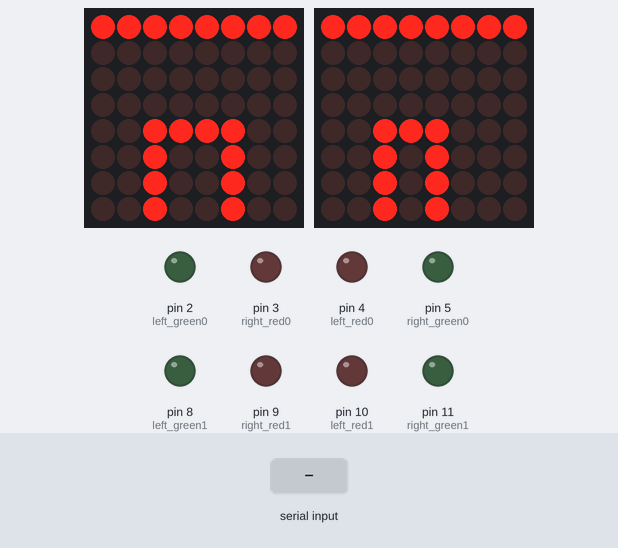
A sketch run on a simulated Arduino Uno, built with avr-gcc and run on an emulated ATmega328P. Shown: 2 × 8×8 LED matrix, output pins drawn as LEDs (lit = HIGH). The inputs (shaded band) are chosen by the test bench.

Above: at 1.2 s.
1.3 s: "1\n" received over Serial
At 2.1 s:
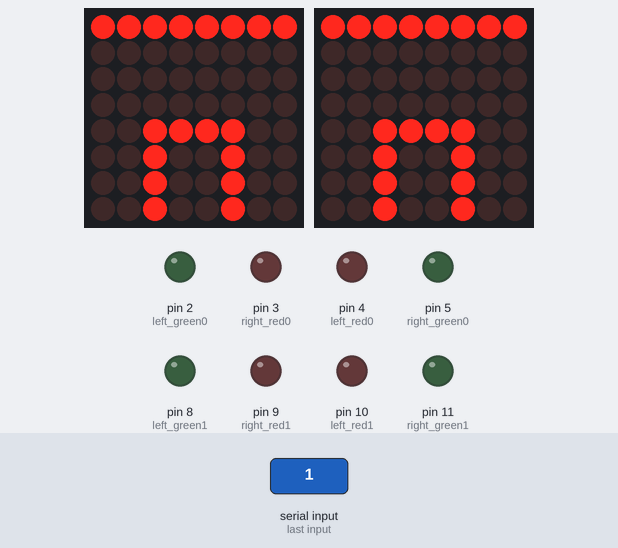
Timing chart, 0 to 4.3 s (numbered marks = the images above; inputs shaded):
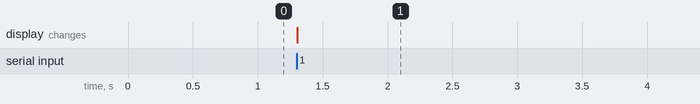

The sketch:

bridgesville.ino
```cpp
#include <Wire.h>
#include <Adafruit_GFX.h>
#include "Adafruit_LEDBackpack.h"

/******************************/
// Identifiers for physical matrix
#define BRIDGE0  0
#define BRIDGE1  1
#define BRIDGE_AMT 2
#define MTX1_ADDR 0x71
#define MTX2_ADDR 0x72
#define PORT 9600
#define ASCII 48

/******************************/
const uint8_t left_green0   = 2;
const uint8_t right_red0    = 3;
const uint8_t left_red0     = 4;
const uint8_t right_green0  = 5;
/******************************/
const uint8_t left_green1   = 8;
const uint8_t right_red1    = 9;
const uint8_t left_red1     = 10;
const uint8_t right_green1  = 11;


//Instances and directions of matrixes adafruit library
static const uint8_t PROGMEM mtx_addr[] = { MTX1_ADDR, MTX2_ADDR };

Adafruit_8x8matrix matrix[BRIDGE_AMT] =  { Adafruit_8x8matrix(),
                                           Adafruit_8x8matrix() };


const byte caract_amt = 18;            // char serial message length
boolean    isNew = false;          // Flag for new incoming char array
char       data_rcv[caract_amt];  // an array to store the received data
char       end_marker = '\n';         // Allows to know when stop receive data.


/*********** SETUP *******************/
void setup() {
  Serial.begin(PORT); // Inicialization of serial port with 9600 baundrate

  matrix[BRIDGE0].begin( MTX1_ADDR );
  matrix[BRIDGE0].setRotation(2);
  matrix[BRIDGE1].begin( MTX2_ADDR );
  matrix[BRIDGE1].setRotation(2);

  /* Active pin leds bridge 0  */
  pinMode(left_green0, OUTPUT);
  pinMode(right_red0, OUTPUT);
  pinMode(left_red0, OUTPUT);
  pinMode(right_green0, OUTPUT);

  /* Active pin leds bridge 1 */
  pinMode(left_green1, OUTPUT);
  pinMode(right_red1, OUTPUT);
  pinMode(left_red1, OUTPUT);
  pinMode(right_green1, OUTPUT);

  clean_mtxs();
  draw_bridges();
  write_matrix();
}

/*********** LOOP *******************/
void loop() {

     read_serial();
     data_parser();
}

/************************* EXTRA FUNCTIONS **********************************/


// This function erase all the values in ON state of matrix
void clean_mtxs() {
    matrix[BRIDGE0].clear();
    matrix[BRIDGE1].clear();
}

// This function display all the values in ON state of matrix
void write_matrix() {
    matrix[BRIDGE0].writeDisplay();
    matrix[BRIDGE1].writeDisplay();
}

// This function display bridges for test matrix
void draw_bridges( ) {
    draw_bridge(4, BRIDGE0);
    draw_bridge(3, BRIDGE1);
}

// this function displays a bridge in one matrix according to width
void draw_bridge(int length_, int id_mtx){
  switch (length_) {
    case 1:
      matrix[id_mtx].drawLine(0,0, 7,0, LED_ON);
      matrix[id_mtx].drawLine(2,4, 2,7, LED_ON);
      matrix[id_mtx].drawLine(5,6, 5,7, LED_ON);
      matrix[id_mtx].drawLine(2,5, 5,5, LED_ON);

      break;
    case 2:
      matrix[id_mtx].drawLine(0,0, 7,0, LED_ON);
      matrix[id_mtx].drawLine(2,4, 2,7, LED_ON);
      matrix[id_mtx].drawLine(3,4, 3,7, LED_ON);
      break;
    case 3:
      matrix[id_mtx].drawLine(0,0, 7,0, LED_ON);
      matrix[id_mtx].drawLine(2,4, 4,4, LED_ON);
      matrix[id_mtx].drawLine(2,5, 2,7, LED_ON);
      matrix[id_mtx].drawLine(4,5, 4,7, LED_ON);
      break;
    case 4:
      matrix[id_mtx].drawLine(0,0, 1,0, LED_ON);
      matrix[id_mtx].drawLine(6,0, 7,0, LED_ON);
      matrix[id_mtx].drawLine(2,0, 5,0, LED_ON);
      matrix[id_mtx].drawLine(2,4, 5,4, LED_ON);
      matrix[id_mtx].drawLine(2,5, 2,7, LED_ON);
      matrix[id_mtx].drawLine(5,5, 5,7, LED_ON);
      break;
    default:
      break;
  }
}

//This function allows read from serial until end marker appears
void read_serial( )   {
     static byte indx = 0;
     char rd_c;
     while (Serial.available() > 0 && isNew == false ) {
         rd_c = Serial.read();
         if (rd_c != end_marker) {
             data_rcv[indx] = rd_c;
             indx++;
             if (indx >= caract_amt) {
              indx = caract_amt-1;
             }
         }
         else {
             data_rcv[indx] = '\n'; // terminate the string
             indx = 0;
             isNew = true;
         }
     }
}

void update_semaphore(int mtx_id,int flag )  {
  if(flag )  {
    if(mtx_id == 0) {
      digitalWrite(left_green0,  HIGH);
      digitalWrite(right_red0,   HIGH);
      digitalWrite(left_red0,    LOW);
      digitalWrite(right_green0, LOW);
    }
    else if(mtx_id == 1) {
      digitalWrite(left_green1,  HIGH);
      digitalWrite(right_red1,   HIGH);
      digitalWrite(left_red1,    LOW);
      digitalWrite(right_green1, LOW);
    }
  }
  else {
    if(mtx_id == 0) {
      digitalWrite(left_green0,  LOW);   // turn the LED on (HIGH is the voltage level)
      digitalWrite(right_red0,   LOW);
      digitalWrite(left_red0,    HIGH);
      digitalWrite(right_green0, HIGH);
    }
    else if(mtx_id == 1) {
      digitalWrite(left_green1,  LOW);   // turn the LED on (HIGH is the voltage level)
      digitalWrite(right_red1,   LOW);
      digitalWrite(left_red1,    HIGH);
      digitalWrite(right_green1, HIGH);
    }
  }
}

void update_officer(int mtx_id,int flag ) {

  if( flag ) {
    if(mtx_id == 0 ){
      digitalWrite(left_green0,  HIGH);
      digitalWrite(right_red0,   LOW);
      digitalWrite(left_red0 ,   HIGH);
      digitalWrite(right_green0, LOW);
    }
    else if(mtx_id == 1 ){
      digitalWrite(left_green1,  HIGH);
      digitalWrite(right_red1,   LOW);
      digitalWrite(left_red1 ,   HIGH);
      digitalWrite(right_green1, LOW);
    }
  }
  else {
    if( mtx_id == 0 ) {
      digitalWrite(left_green0,  LOW);
      digitalWrite(right_red0,   HIGH);
      digitalWrite(left_red0 ,   LOW);
      digitalWrite(right_green0, HIGH);
    }
    else if( mtx_id == 1 ) {
      digitalWrite(left_green1,  LOW);
      digitalWrite(right_red1,   HIGH);
      digitalWrite(left_red1 ,   LOW);
      digitalWrite(right_green1, HIGH);
    }

  }

}

void trafficMethod(int mtx_id, int type, int indicator1, int indicator2) {
  switch( type )  {
    case 0:
      update_semaphore(mtx_id, indicator1);
      break;
    case 1:
      update_officer(mtx_id, indicator2);
      break;
  }
}

//// This function display the left queue,bridge or right queue in one matrix
void drawQueue(int mtx_id, int side, int car1, int car2, int car3, int car4){

  if( side==0 ) {                        // Draw left queue
    draw_car(mtx_id, car1, 1, 1);
    draw_car(mtx_id, car2, 0, 1);
    draw_car(mtx_id, car3, 0, 4);
    draw_car(mtx_id, car4, 1, 4);
  }
  else if( side==1 ) {                   // Draw right queue
    draw_car(mtx_id, car1, 6, 1);
    draw_car(mtx_id, car2, 7, 1);
    draw_car(mtx_id, car3, 7, 4);
    draw_car(mtx_id, car4, 6, 4);
  }
  else {                                 // Draw brigde
    draw_car(mtx_id, car1, 2, 1);
    draw_car(mtx_id, car2, 3, 1);
    draw_car(mtx_id, car3, 4, 1);
    draw_car(mtx_id, car4, 5, 1);
  }

}

//This function display a car in x,y  according to type matrix in one
void draw_car(int mtx_id, int type, int pos_x, int pos_y) {
     switch ( type ) {
      case 0:
        matrix[mtx_id].drawPixel(pos_x, pos_y, LED_ON);
        break;
      case 1:
        matrix[mtx_id].drawLine(pos_x, pos_y, pos_x, pos_y+1, LED_ON);
        break;
      case 2:
        matrix[mtx_id].drawLine(pos_x, pos_y, pos_x, pos_y+2, LED_ON);
        break;
      default:
        matrix[mtx_id].drawLine(pos_x, pos_y, pos_x, pos_y+2, LED_OFF);
        break;
    }
}


//This function allows to detect the leght of the bridge.
int sizeofbridge(char firstp, char secp, char thrdp, char frthp){
  if( (firstp=='#') && (secp=='#') && (thrdp=='#') && (frthp=='#') )  {  return 0; }
  else if ( (secp=='#') && (thrdp=='#') && (frthp=='#') )             {  return 1; }
  else if( (thrdp=='#') && (frthp=='#') )                             {  return 2; }
  else if( frthp=='#' )                                               {  return 3; }
  else                                                                {  return 4; }
}

//This function allows parse the  characters received array and display all matrix state.
void data_parser( ) {
 if (isNew ) {
   isNew = false;
   int size_bridge = sizeofbridge(data_rcv[8],data_rcv[9],data_rcv[10],data_rcv[11]);
   switch( data_rcv[0] )  {
     case '0':
         matrix[BRIDGE0].clear();       // Clear the matrix
         draw_bridge(size_bridge,BRIDGE0);     // Draw bridge according to size
         trafficMethod(0,data_rcv[1]-ASCII, data_rcv[2]-ASCII, data_rcv[3]-ASCII); //turn off/on the leds depends of the traffic method
         drawQueue(0,0,data_rcv[7]-ASCII,data_rcv[6]-ASCII,data_rcv[5]-ASCII,data_rcv[4]-ASCII);      // draw left queue
         drawQueue(0,1,data_rcv[12]-ASCII,data_rcv[13]-ASCII,data_rcv[14]-ASCII,data_rcv[15]-ASCII);  // draw bridge
         drawQueue(0,2,data_rcv[8]-ASCII,data_rcv[9]-ASCII,data_rcv[10]-ASCII,data_rcv[11]-ASCII);    //draw right queue
         matrix[BRIDGE0].writeDisplay();      // Display matrix with leds_on
         break;
     case '1':
         matrix[BRIDGE1].clear();
         draw_bridge(size_bridge,BRIDGE1);
         trafficMethod(1,data_rcv[1]-ASCII, data_rcv[2]-ASCII, data_rcv[3]-ASCII);
         drawQueue(1,0,data_rcv[7]-ASCII,data_rcv[6]-ASCII,data_rcv[5]-ASCII,data_rcv[4]-ASCII);
         drawQueue(1,1,data_rcv[12]-ASCII,data_rcv[13]-ASCII,data_rcv[14]-ASCII,data_rcv[15]-ASCII);
         drawQueue(1,2,data_rcv[8]-ASCII,data_rcv[9]-ASCII,data_rcv[10]-ASCII,data_rcv[11]-ASCII);
         matrix[BRIDGE1].writeDisplay();
         break;

     default:
         break;
   }
 }
}
```

Measured:
- after the input at 1.3 s, the display: changes at once (image 1)
